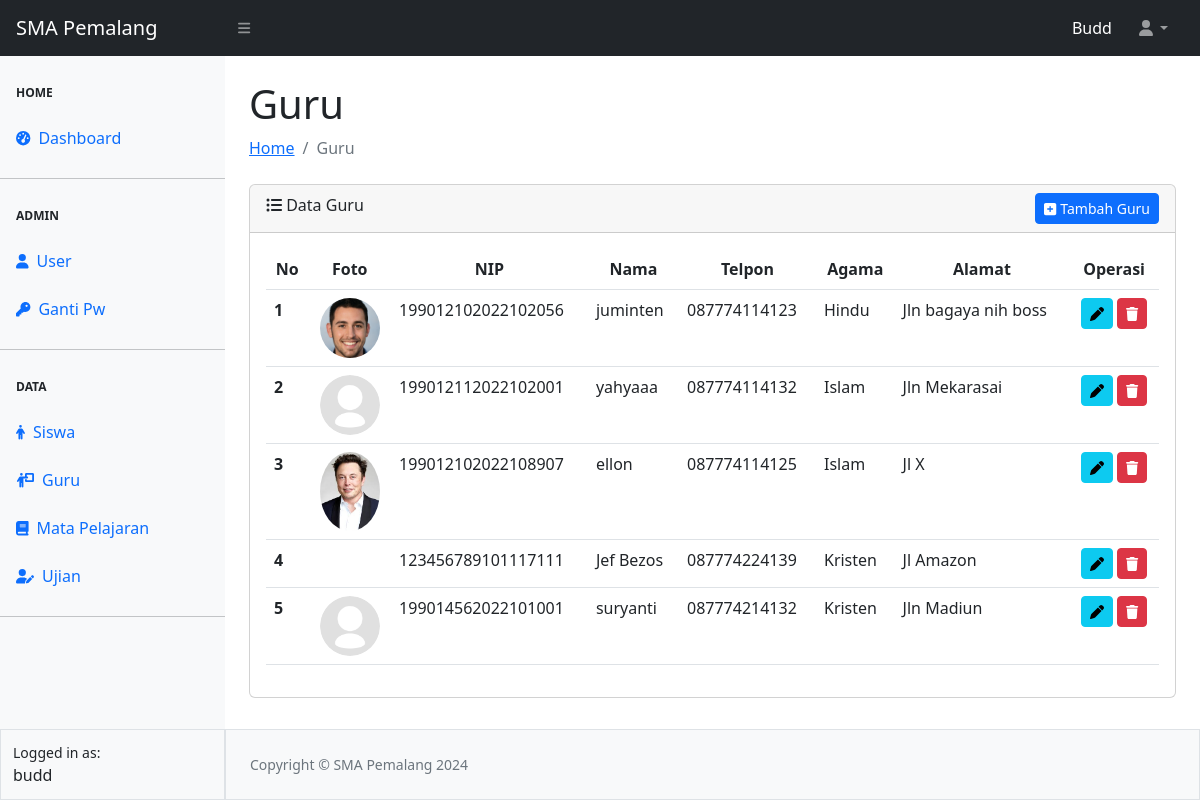
/guru/guru.php (signed in), run on the app's committed database.
### tables this page shows
CREATE TABLE `tbl_guru` (
  `id` int(11) NOT NULL,
  `nip` varchar(30) NOT NULL,
  `nama` varchar(100) NOT NULL,
  `alamat` varchar(128) NOT NULL,
  `telpon` varchar(20) NOT NULL,
  `agama` varchar(20) NOT NULL,
  `foto` varchar(20) NOT NULL
);

### config.php (called while the page is built, shortened)
<?php
$main_url = "http://localhost/sekolah/";
?>

### guru/guru.php (the view, shortened to what this page needs)
<?php
require_once "../config.php";
require_once "../template/header.php";
require_once "../template/navbar.php";
require_once "../template/sidebar.php";
?>
<div id="layoutSidenav_content">
    <main>
        <div class="container-fluid px-4">
            <h1 class="mt-4">Guru</h1>
            <ol class="breadcrumb mb-4">
                <li class="breadcrumb-item"> <a href="../index.php">Home</a></li>
                <li class="breadcrumb-item active">Guru</li>
            </ol>
            <div class="card">
                <div class="card-header">
                <i class="fa-solid fa-list-ul"></i> Data Guru
                <a href="<?= $main_url ?>guru/add-guru.php" class="btn btn-sm btn-primary float-end"><i class="fa-solid fa-square-plus"></i> Tambah Guru</a>
                </div>
                <div class="card-body">
                    <table class="table table-hover" id="datatablesSimple">
                        <thead>
                            <tr>
                            <th scope="col"><center>No</center></th>
                            <th scope="col"><center>Foto</center></th>
                            <th scope="col"><center>NIP</center></th>
                            <th scope="col"><center>Nama</center></th>
                            <th scope="col"><center>Telpon</center></th>
                            <th scope="col"><center>Agama</center></th>
                            <th scope="col"><center>Alamat</center></th>
                            <th scope="col"><center>Operasi</center></th>
                            </tr>
                        </thead>
                        <tbody>
                        <?php
                            $no = 1;
                            $queryGuru = mysqli_query($koneksi, "SELECT * FROM tbl_guru");
                            while ($data = mysqli_fetch_array($queryGuru)) { ?>
                            <tr>
                                <th scope="row"><?= $no++ ?></th>
                                <td align="center"><img src="../asset/image/<?=$data['foto']?>" class="rounded-circle" width="60px" alt=""></td>
                                <td><?= $data['nip'] ?></td>
                                <td><?= $data['nama'] ?></td>
                                <td><?= $data['telpon'] ?></td>
                                <td><?= $data['agama'] ?></td>
                                <td><?= $data['alamat'] ?></td>
                                <td align="center">
                                    <a href="edit-guru.php?id=<?=$data['id'] ?>" class="btn btn-sm btn-info" title="update guru"><i class="fa-solid fa-pen"></i></a>
                                    <button type="button" class="btn btn-sm btn-danger" id="btnHapus" title="hapus guru" data-id="<?= $data['id'] ?>" data-foto="<?= $data['foto'] ?>"><i class="fa-solid fa-trash"></i></button>
                                </td>
                            </tr>
                            <?php } ?>
                        </tbody>
                    </table>
                </div>
            </div>
        </div>
    </main>
<?php
require_once "../template/footer.php";
?>

### template/header.php (shortened to what this page needs)
<!DOCTYPE html>
<html lang="en">
    <head>
        <link href="https://cdn.jsdelivr.net/npm/simple-datatables@7.1.2/dist/style.min.css" rel="stylesheet" />
        <link href="<?= $main_url ?>asset/sb-admin/css/styles.css" rel="stylesheet" />
    </head>

### template/navbar.php (shortened to what this page needs)
<body class="sb-nav-fixed">
        <nav class="sb-topnav navbar navbar-expand navbar-dark bg-dark">
            <a class="navbar-brand ps-3" href="<?= $main_url ?>">SMA Pemalang</a>
            <button class="btn btn-link btn-sm order-1 order-lg-0 me-4 me-lg-0 ms-1" id="sidebarToggle" href="#!"><i class="fas fa-bars"></i></button>
            <form class="d-none d-md-inline-block form-inline ms-auto me-0 me-md-3 my-2 my-md-0">
               <span class="text-white text-capitalize"><?= $_SESSION ["ssUser"] ?></span>
            </form>
            <ul class="navbar-nav ms-auto ms-md-0 me-3 me-lg-4">
                <li class="nav-item dropdown">
                    <a class="nav-link dropdown-toggle" id="navbarDropdown" href="#" role="button" data-bs-toggle="dropdown" aria-expanded="false"><i class="fas fa-user fa-fw"></i></a>
                </li>
            </ul>
        </nav>

### template/sidebar.php
<div id="layoutSidenav">
            <div id="layoutSidenav_nav">
                <nav class="sb-sidenav accordion bg-light" id="sidenavAccordion">
                    <div class="sb-sidenav-menu">
                        <div class="nav">
                            <div class="sb-sidenav-menu-heading">Home</div>
                            <a class="nav-link" href="<?= $main_url ?>index.php">
                                <div class="sb-nav-link-icon"><i class="fas fa-tachometer-alt"></i></div>
                                Dashboard
                            </a>
                            <hr class="mb-0">
                            <div class="sb-sidenav-menu-heading">Admin</div>
                            <a class="nav-link" href="<?= $main_url ?>user/add-user.php">
                                <div class="sb-nav-link-icon"><i class="fa-solid fa-user"></i></div>
                                User
                            </a>
                            <a class="nav-link" href="<?= $main_url ?>user/password.php">
                                <div class="sb-nav-link-icon"><i class="fa-solid fa-key"></i></div>
                                Ganti Pw
                            </a>
                            <hr class="mb-0">
                            <div class="sb-sidenav-menu-heading">Data</div>
                            <a class="nav-link" href="<?= $main_url ?>siswa/siswa.php">
                                <div class="sb-nav-link-icon"><i class="fa-solid fa-person"></i></i></div>
                                Siswa
                            </a>
                            <a class="nav-link" href="<?= $main_url ?>guru/guru.php">
                                <div class="sb-nav-link-icon"><i class="fa-solid fa-person-chalkboard"></i></div>
                                Guru
                            </a>
                            <a class="nav-link" href="<?= $main_url ?>pelajaran/pelajaran.php">
                                <div class="sb-nav-link-icon"><i class="fa-solid fa-book"></i></div>
                                Mata Pelajaran
                            </a>
                            <a class="nav-link" href="<?= $main_url ?>ujian/ujian.php">
                                <div class="sb-nav-link-icon"><i class="fa-solid fa-user-pen"></i></div>
                                Ujian
                            </a>
                            <hr class="mb-0">
                        </div>
                    </div>
                    <div class="sb-sidenav-footer border">
                        <div class="small">Logged in as:</div>
                        <?= $_SESSION["ssUser"] ?>
                    </div>
                </nav>
            </div>

### template/footer.php (shortened to what this page needs)
<footer class="py-4 bg-light mt-auto border">
                    <div class="container-fluid px-4">
                        <div class="d-flex align-items-center justify-content-between small">
                            <div class="text-muted">Copyright &copy; SMA Pemalang <?= date('Y')?></div>
                        </div>
                    </div>
                </footer>
            </div>
        </div>
    </body>
</html>

### data on the page
tbl_guru: foto (picture), nip "199012102022102056", nama "juminten", telpon "087774114123", agama "Hindu", alamat "Jln bagaya nih boss"
tbl_guru: foto (placeholder picture), nip "199012112022102001", nama "yahyaaa", telpon "087774114132", agama "Islam", alamat "Jln Mekarasai"
tbl_guru: foto (picture), nip "199012102022108907", nama "ellon", telpon "087774114125", agama "Islam", alamat "Jl X"
tbl_guru: nip "123456789101117111", nama "Jef Bezos", telpon "087774224139", agama "Kristen", alamat "Jl Amazon"
tbl_guru: foto (placeholder picture), nip "199014562022101001", nama "suryanti", telpon "087774214132", agama "Kristen", alamat "Jln Madiun"

### other printed values
$_SESSION ["ssUser"] "Budd"
$_SESSION["ssUser"] "budd"
